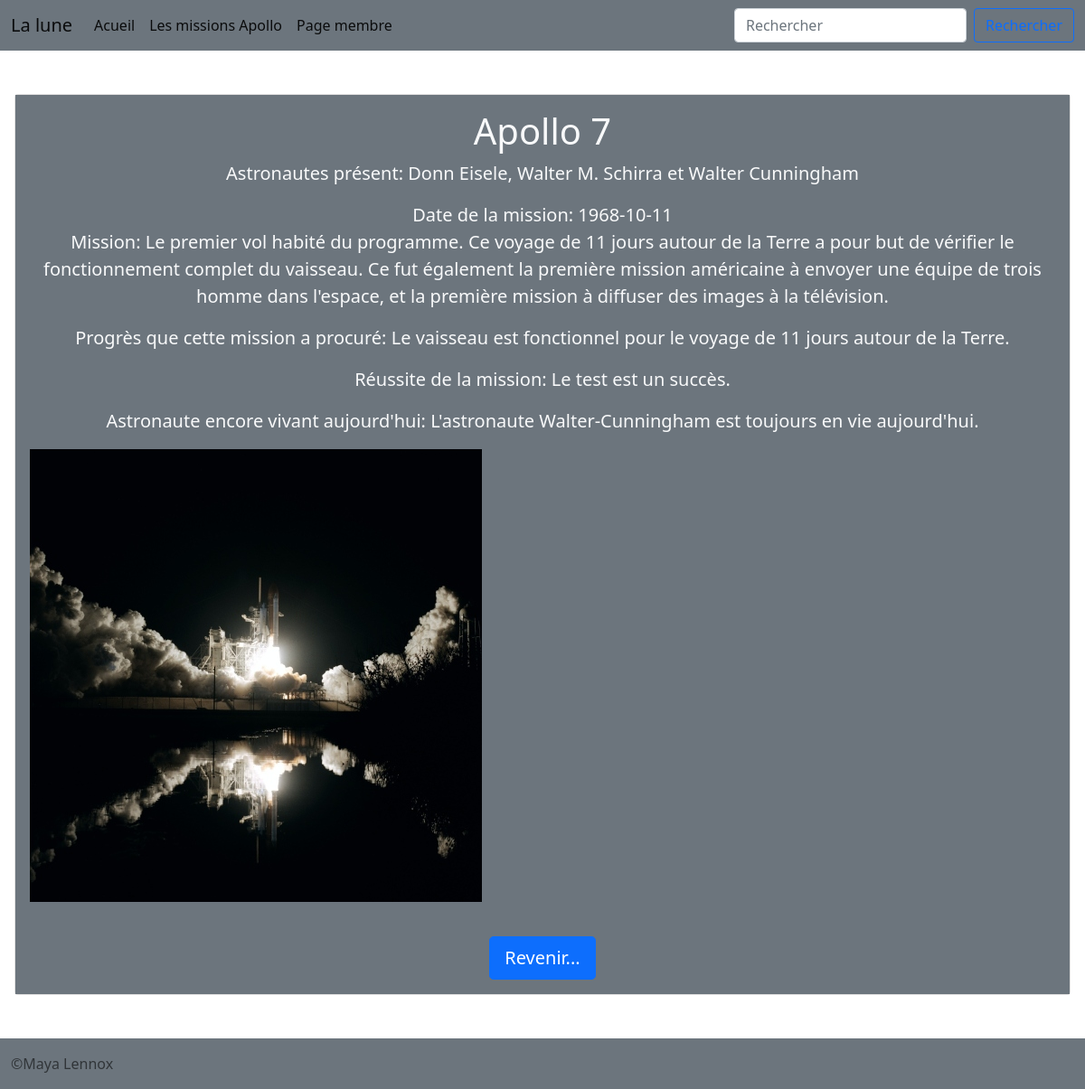
The page /mission-apollo.php?mission=2 on the database its author committed.
### tables this page shows
CREATE TABLE `missionsapollo` (
  `id` int(10) NOT NULL,
  `titre` varchar(255) DEFAULT NULL,
  `astronautes` varchar(255) DEFAULT NULL,
  `date` date DEFAULT NULL,
  `resume` text DEFAULT NULL,
  `progres` text DEFAULT NULL,
  `reussi` varchar(255) DEFAULT NULL,
  `retour` varchar(255) DEFAULT NULL,
  `image` varchar(255) DEFAULT NULL
);

### accesseurs/BaseDeDonnees.php (called while the page is built, shortened)
<?php
class BaseDeDonnees
{
    public static function getConnection()
    {
        $adresseCourante = (isset($_SERVER['HTTPS']) ? "https" : "http") . "://$_SERVER[HTTP_HOST]$_SERVER[REQUEST_URI]";
        $estSurServeurTim = strpos($adresseCourante, 'tiweb.cgmatane.qc.ca') !== false ? true : false;
        if ($estSurServeurTim) {
            $usager = 'tiweb_lennoxm';
            $motdepasse = 'n2vjdfzpF9';
            $hote = 'localhost';
            $base = 'tiweb_lennoxm';
        } else {
            $usager = 'root';
            $motdepasse = '';
            $hote = 'localhost';
            $base = 'lune';
        }
        $dsn = 'mysql:dbname=' . $base . ';host=' . $hote;
        $basededonnees = new PDO($dsn, $usager, $motdepasse);
        $basededonnees->setAttribute(PDO::ATTR_ERRMODE, PDO::ERRMODE_EXCEPTION);
        $basededonnees->exec('SET CHARACTER SET UTF8');
        return $basededonnees;
    }
}

### accesseurs/MissionApolloDAO.php (called while the page is built, shortened)
<?php
require_once CHEMIN_ACCESSEUR . "BaseDeDonnees.php";
class MissionApolloDAO
{
    public static function lireMissionApollo($idMissionApollo)
    {
        $MESSAGE_SQL_MISSION_APOLLO = "SELECT * from missionsapollo WHERE id = :id";
        $requeteMissionApollo = BaseDeDonnees::getConnection()->prepare($MESSAGE_SQL_MISSION_APOLLO);
        $requeteMissionApollo->bindParam(':id', $idMissionApollo, PDO::PARAM_INT);
        $requeteMissionApollo->execute();
        $missionApollo = $requeteMissionApollo->fetch();
        return $missionApollo;
    }
}

### mission-apollo.php (the view, shortened to what this page needs)
<?php
require CHEMIN_ACCESSEUR . 'MissionApolloDAO.php';
$idMissionApollo = filter_var($_GET['mission'], FILTER_SANITIZE_NUMBER_INT);
include "include/head.php";
$missionApollo = MissionApolloDAO::lireMissionApollo($idMissionApollo);
?>
<section>
    <div class="mx-3 mt-5 mb-5 card">
        <div class="card-body bg-secondary text-light text-center">
            <h1 class="text-light fw-lighter"><?= $missionApollo['titre']; ?></h1>
            <div class="fs-5">
                <p class="astronautes">Astronautes présent: <?= $missionApollo['astronautes'] ?></p>
                <span class="date">Date de la mission: <?= $missionApollo['date'] ?></span>
                <p class="resume">Mission: <?= $missionApollo['resume'] ?></p>
                <p class="progres">Progrès que cette mission a procuré: <?= $missionApollo['progres'] ?></p>
                <p class="reussi">Réussite de la mission: <?= $missionApollo['reussi'] ?></p>
                <p class="retour-astronautes">Astronaute encore vivant aujourd'hui: <?= $missionApollo['retour'] ?></p>
                <div class="image"><img src="image/<?= $missionApollo['image'] ?>" alt="image" /></div><br>
            </div>
            <a class="btn btn-primary btn-lg mt-2" href="liste-mission-apollo.php" role="button">Revenir...</a>
        </div>
    </div>
</section>
<?php
include "include/footer.php";
?>

### include/head.php (shortened to what this page needs)
<!DOCTYPE html>
<html lang="fr">
<head>
    <link href="https://cdn.jsdelivr.net/npm/bootstrap@5.0.0-beta1/dist/css/bootstrap.min.css" rel="stylesheet" />
    <link rel="stylesheet" href="style.css" />
</head>
<body>
    <nav class="navbar navbar-expand-lg navbar-light bg-secondary">
        <div class="container-fluid">
            <a class="navbar-brand" href="index.php">La lune</a>
            <div class="collapse navbar-collapse" id="navbarSupportedContent">
                <ul class="navbar-nav me-auto mb-2 mb-lg-0">
                    <li class="nav-item">
                        <a class="nav-link active" aria-current="page" href="index.php">Acueil</a>
                    </li>
                    <li class="nav-item">
                        <a class="nav-link active" href="liste-mission-apollo.php">Les missions Apollo</a>
                    </li>
                    <li class="nav-item">
                        <a class="nav-link active" href="membre.php">Page membre</a>
                    </li>
                </ul>
                <form class="d-flex">
                    <input class="form-control me-2" type="search" placeholder="Rechercher" aria-label="Search">
                    <button class="btn btn-outline-primary" type="submit">Rechercher</button>
                </form>
            </div>
        </div>
    </nav>

### include/footer.php
<footer>
    <nav class="navbar navbar-light bg-secondary">
        <div class="container-fluid">
            <span class="navbar-text">
                &copy;Maya Lennox
            </span>
        </div>
    </nav>
</footer>
</body>
</html>

### include/style.css (style rules this page uses)
body { background: no-repeat top / cover url("background.jpg"); }
.image { width: 150px; height: auto; }

### rows shown on the page
missionsapollo: titre "Apollo 7", astronautes "Donn Eisele, Walter M. Schirra et Walter Cunningham", date "1968-10-11", resume "Le premier vol habité du programme. Ce voyage de 11 jours autour de la Terre a pour but de vérifier le fonctionnement complet du vaisseau. Ce fut également la première mission américaine à envoyer une équipe de trois homme dans l'espace, et la première mission à diffuser des images à la télévision.", progres "Le vaisseau est fonctionnel pour le voyage de 11 jours autour de la Terre.", reussi "Le test est un succès.", retour "L'astronaute Walter-Cunningham est toujours en vie aujourd'hui.", image (picture)
